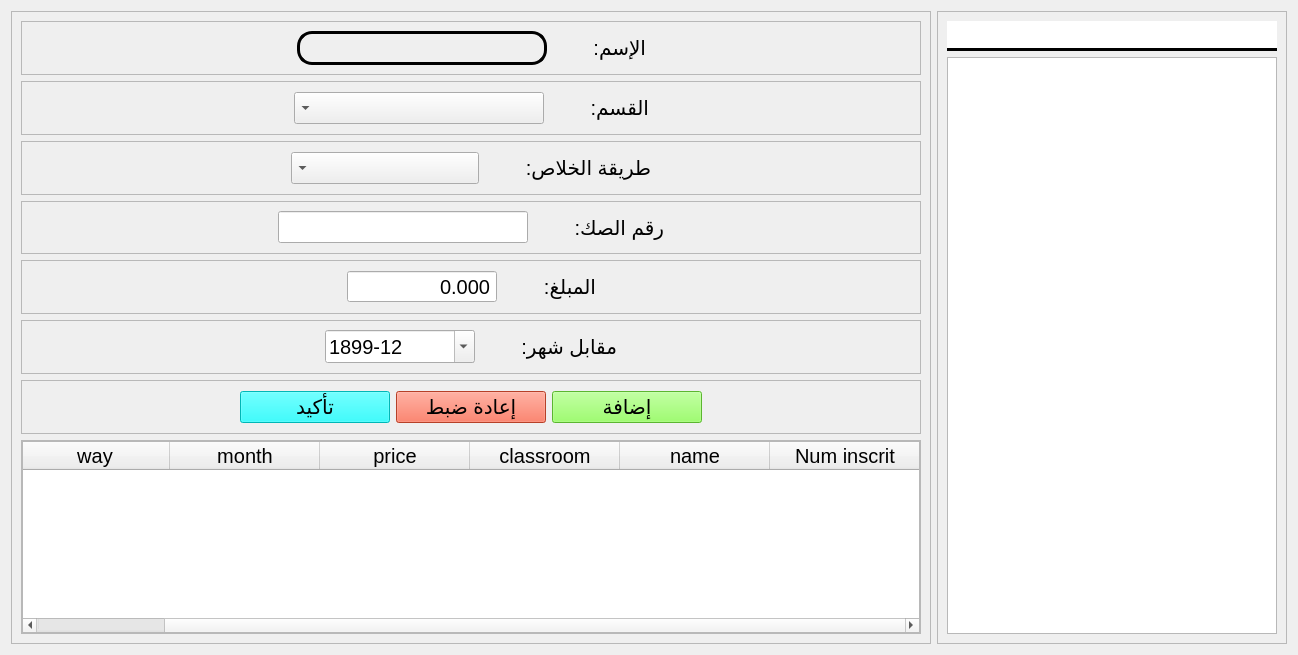
<?xml version="1.0" encoding="UTF-8"?>
<ui version="4.0">
 <class>Form</class>
 <widget class="QWidget" name="Form">
  <property name="geometry">
   <rect>
    <x>0</x>
    <y>0</y>
    <width>1298</width>
    <height>655</height>
   </rect>
  </property>
  <property name="windowTitle">
   <string>Form</string>
  </property>
  <layout class="QHBoxLayout" name="horizontalLayout">
   <item>
    <widget class="QFrame" name="frame_5">
     <property name="frameShape">
      <enum>QFrame::Shape::StyledPanel</enum>
     </property>
     <property name="frameShadow">
      <enum>QFrame::Shadow::Raised</enum>
     </property>
     <layout class="QVBoxLayout" name="verticalLayout">
      <item>
       <widget class="QFrame" name="frame_9">
        <property name="frameShape">
         <enum>QFrame::Shape::StyledPanel</enum>
        </property>
        <property name="frameShadow">
         <enum>QFrame::Shadow::Raised</enum>
        </property>
        <layout class="QHBoxLayout" name="horizontalLayout_7">
         <item>
          <spacer name="horizontalSpacer_3">
           <property name="orientation">
            <enum>Qt::Orientation::Horizontal</enum>
           </property>
           <property name="sizeHint" stdset="0">
            <size>
             <width>40</width>
             <height>20</height>
            </size>
           </property>
          </spacer>
         </item>
         <item>
          <widget class="QLabel" name="name">
           <property name="minimumSize">
            <size>
             <width>250</width>
             <height>0</height>
            </size>
           </property>
           <property name="maximumSize">
            <size>
             <width>16777215</width>
             <height>50</height>
            </size>
           </property>
           <property name="font">
            <font>
             <pointsize>15</pointsize>
            </font>
           </property>
           <property name="styleSheet">
            <string notr="true">border: 3px solid black; 
border-radius: 15px;
color: rgb(255, 255, 255);</string>
           </property>
           <property name="text">
            <string/>
           </property>
           <property name="alignment">
            <set>Qt::AlignmentFlag::AlignCenter</set>
           </property>
          </widget>
         </item>
         <item>
          <spacer name="horizontalSpacer_2">
           <property name="orientation">
            <enum>Qt::Orientation::Horizontal</enum>
           </property>
           <property name="sizeType">
            <enum>QSizePolicy::Policy::Fixed</enum>
           </property>
           <property name="sizeHint" stdset="0">
            <size>
             <width>40</width>
             <height>20</height>
            </size>
           </property>
          </spacer>
         </item>
         <item>
          <widget class="QLabel" name="label_6">
           <property name="font">
            <font>
             <pointsize>15</pointsize>
            </font>
           </property>
           <property name="text">
            <string>الإسم:</string>
           </property>
          </widget>
         </item>
         <item>
          <spacer name="horizontalSpacer">
           <property name="orientation">
            <enum>Qt::Orientation::Horizontal</enum>
           </property>
           <property name="sizeHint" stdset="0">
            <size>
             <width>40</width>
             <height>20</height>
            </size>
           </property>
          </spacer>
         </item>
        </layout>
       </widget>
      </item>
      <item>
       <widget class="QFrame" name="frame_7">
        <property name="frameShape">
         <enum>QFrame::Shape::StyledPanel</enum>
        </property>
        <property name="frameShadow">
         <enum>QFrame::Shadow::Raised</enum>
        </property>
        <layout class="QHBoxLayout" name="horizontalLayout_5">
         <item>
          <spacer name="horizontalSpacer_4">
           <property name="orientation">
            <enum>Qt::Orientation::Horizontal</enum>
           </property>
           <property name="sizeHint" stdset="0">
            <size>
             <width>237</width>
             <height>20</height>
            </size>
           </property>
          </spacer>
         </item>
         <item>
          <widget class="QComboBox" name="classroom">
           <property name="minimumSize">
            <size>
             <width>250</width>
             <height>30</height>
            </size>
           </property>
           <property name="font">
            <font>
             <pointsize>15</pointsize>
            </font>
           </property>
           <property name="layoutDirection">
            <enum>Qt::LayoutDirection::RightToLeft</enum>
           </property>
           <property name="editable">
            <bool>false</bool>
           </property>
          </widget>
         </item>
         <item>
          <spacer name="horizontalSpacer_10">
           <property name="orientation">
            <enum>Qt::Orientation::Horizontal</enum>
           </property>
           <property name="sizeType">
            <enum>QSizePolicy::Policy::Fixed</enum>
           </property>
           <property name="sizeHint" stdset="0">
            <size>
             <width>40</width>
             <height>20</height>
            </size>
           </property>
          </spacer>
         </item>
         <item>
          <widget class="QLabel" name="label_3">
           <property name="font">
            <font>
             <pointsize>15</pointsize>
            </font>
           </property>
           <property name="text">
            <string>القسم:</string>
           </property>
          </widget>
         </item>
         <item>
          <spacer name="horizontalSpacer_5">
           <property name="orientation">
            <enum>Qt::Orientation::Horizontal</enum>
           </property>
           <property name="sizeHint" stdset="0">
            <size>
             <width>237</width>
             <height>20</height>
            </size>
           </property>
          </spacer>
         </item>
        </layout>
       </widget>
      </item>
      <item>
       <widget class="QFrame" name="frame_12">
        <property name="frameShape">
         <enum>QFrame::Shape::StyledPanel</enum>
        </property>
        <property name="frameShadow">
         <enum>QFrame::Shadow::Raised</enum>
        </property>
        <layout class="QHBoxLayout" name="horizontalLayout_10">
         <item>
          <spacer name="horizontalSpacer_18">
           <property name="orientation">
            <enum>Qt::Orientation::Horizontal</enum>
           </property>
           <property name="sizeHint" stdset="0">
            <size>
             <width>237</width>
             <height>20</height>
            </size>
           </property>
          </spacer>
         </item>
         <item>
          <widget class="QComboBox" name="way">
           <property name="minimumSize">
            <size>
             <width>188</width>
             <height>30</height>
            </size>
           </property>
           <property name="font">
            <font>
             <pointsize>15</pointsize>
            </font>
           </property>
           <property name="layoutDirection">
            <enum>Qt::LayoutDirection::RightToLeft</enum>
           </property>
          </widget>
         </item>
         <item>
          <spacer name="horizontalSpacer_21">
           <property name="orientation">
            <enum>Qt::Orientation::Horizontal</enum>
           </property>
           <property name="sizeType">
            <enum>QSizePolicy::Policy::Fixed</enum>
           </property>
           <property name="sizeHint" stdset="0">
            <size>
             <width>40</width>
             <height>20</height>
            </size>
           </property>
          </spacer>
         </item>
         <item>
          <widget class="QLabel" name="label_4">
           <property name="font">
            <font>
             <pointsize>15</pointsize>
            </font>
           </property>
           <property name="text">
            <string>طريقة الخلاص:</string>
           </property>
          </widget>
         </item>
         <item>
          <spacer name="horizontalSpacer_22">
           <property name="orientation">
            <enum>Qt::Orientation::Horizontal</enum>
           </property>
           <property name="sizeHint" stdset="0">
            <size>
             <width>237</width>
             <height>20</height>
            </size>
           </property>
          </spacer>
         </item>
        </layout>
       </widget>
      </item>
      <item>
       <widget class="QFrame" name="frame_14">
        <property name="frameShape">
         <enum>QFrame::Shape::StyledPanel</enum>
        </property>
        <property name="frameShadow">
         <enum>QFrame::Shadow::Raised</enum>
        </property>
        <layout class="QHBoxLayout" name="horizontalLayout_12">
         <item>
          <spacer name="horizontalSpacer_23">
           <property name="orientation">
            <enum>Qt::Orientation::Horizontal</enum>
           </property>
           <property name="sizeHint" stdset="0">
            <size>
             <width>237</width>
             <height>20</height>
            </size>
           </property>
          </spacer>
         </item>
         <item>
          <widget class="QLineEdit" name="cheq_num">
           <property name="minimumSize">
            <size>
             <width>250</width>
             <height>25</height>
            </size>
           </property>
           <property name="maximumSize">
            <size>
             <width>250</width>
             <height>16777215</height>
            </size>
           </property>
           <property name="font">
            <font>
             <pointsize>15</pointsize>
            </font>
           </property>
           <property name="layoutDirection">
            <enum>Qt::LayoutDirection::RightToLeft</enum>
           </property>
           <property name="alignment">
            <set>Qt::AlignmentFlag::AlignRight|Qt::AlignmentFlag::AlignTrailing|Qt::AlignmentFlag::AlignVCenter</set>
           </property>
          </widget>
         </item>
         <item>
          <spacer name="horizontalSpacer_24">
           <property name="orientation">
            <enum>Qt::Orientation::Horizontal</enum>
           </property>
           <property name="sizeType">
            <enum>QSizePolicy::Policy::Fixed</enum>
           </property>
           <property name="sizeHint" stdset="0">
            <size>
             <width>40</width>
             <height>20</height>
            </size>
           </property>
          </spacer>
         </item>
         <item>
          <widget class="QLabel" name="label_8">
           <property name="font">
            <font>
             <pointsize>15</pointsize>
            </font>
           </property>
           <property name="text">
            <string>رقم الصك:</string>
           </property>
          </widget>
         </item>
         <item>
          <spacer name="horizontalSpacer_25">
           <property name="orientation">
            <enum>Qt::Orientation::Horizontal</enum>
           </property>
           <property name="sizeHint" stdset="0">
            <size>
             <width>237</width>
             <height>20</height>
            </size>
           </property>
          </spacer>
         </item>
        </layout>
       </widget>
      </item>
      <item>
       <widget class="QFrame" name="frame_8">
        <property name="frameShape">
         <enum>QFrame::Shape::StyledPanel</enum>
        </property>
        <property name="frameShadow">
         <enum>QFrame::Shadow::Raised</enum>
        </property>
        <layout class="QHBoxLayout" name="horizontalLayout_2">
         <item>
          <spacer name="horizontalSpacer_7">
           <property name="orientation">
            <enum>Qt::Orientation::Horizontal</enum>
           </property>
           <property name="sizeHint" stdset="0">
            <size>
             <width>237</width>
             <height>20</height>
            </size>
           </property>
          </spacer>
         </item>
         <item>
          <widget class="QDoubleSpinBox" name="price">
           <property name="minimumSize">
            <size>
             <width>150</width>
             <height>30</height>
            </size>
           </property>
           <property name="font">
            <font>
             <pointsize>15</pointsize>
            </font>
           </property>
           <property name="layoutDirection">
            <enum>Qt::LayoutDirection::RightToLeft</enum>
           </property>
           <property name="alignment">
            <set>Qt::AlignmentFlag::AlignRight|Qt::AlignmentFlag::AlignTrailing|Qt::AlignmentFlag::AlignVCenter</set>
           </property>
           <property name="buttonSymbols">
            <enum>QAbstractSpinBox::ButtonSymbols::NoButtons</enum>
           </property>
           <property name="decimals">
            <number>3</number>
           </property>
           <property name="maximum">
            <double>1000000000000000.000000000000000</double>
           </property>
          </widget>
         </item>
         <item>
          <spacer name="horizontalSpacer_11">
           <property name="orientation">
            <enum>Qt::Orientation::Horizontal</enum>
           </property>
           <property name="sizeType">
            <enum>QSizePolicy::Policy::Fixed</enum>
           </property>
           <property name="sizeHint" stdset="0">
            <size>
             <width>40</width>
             <height>20</height>
            </size>
           </property>
          </spacer>
         </item>
         <item>
          <widget class="QLabel" name="label_5">
           <property name="font">
            <font>
             <pointsize>15</pointsize>
            </font>
           </property>
           <property name="text">
            <string>المبلغ:</string>
           </property>
          </widget>
         </item>
         <item>
          <spacer name="horizontalSpacer_6">
           <property name="orientation">
            <enum>Qt::Orientation::Horizontal</enum>
           </property>
           <property name="sizeHint" stdset="0">
            <size>
             <width>237</width>
             <height>20</height>
            </size>
           </property>
          </spacer>
         </item>
        </layout>
       </widget>
      </item>
      <item>
       <widget class="QFrame" name="frame_34">
        <property name="frameShape">
         <enum>QFrame::Shape::StyledPanel</enum>
        </property>
        <property name="frameShadow">
         <enum>QFrame::Shadow::Raised</enum>
        </property>
        <layout class="QHBoxLayout" name="horizontalLayout_26">
         <item>
          <spacer name="horizontalSpacer_13">
           <property name="orientation">
            <enum>Qt::Orientation::Horizontal</enum>
           </property>
           <property name="sizeHint" stdset="0">
            <size>
             <width>237</width>
             <height>20</height>
            </size>
           </property>
          </spacer>
         </item>
         <item>
          <widget class="QDateEdit" name="date">
           <property name="minimumSize">
            <size>
             <width>150</width>
             <height>30</height>
            </size>
           </property>
           <property name="font">
            <font>
             <pointsize>15</pointsize>
            </font>
           </property>
           <property name="dateTime">
            <datetime>
             <hour>0</hour>
             <minute>0</minute>
             <second>0</second>
             <year>1899</year>
             <month>12</month>
             <day>24</day>
            </datetime>
           </property>
           <property name="displayFormat">
            <string>yyyy-MM</string>
           </property>
           <property name="calendarPopup">
            <bool>true</bool>
           </property>
          </widget>
         </item>
         <item>
          <spacer name="horizontalSpacer_17">
           <property name="orientation">
            <enum>Qt::Orientation::Horizontal</enum>
           </property>
           <property name="sizeType">
            <enum>QSizePolicy::Policy::Fixed</enum>
           </property>
           <property name="sizeHint" stdset="0">
            <size>
             <width>40</width>
             <height>20</height>
            </size>
           </property>
          </spacer>
         </item>
         <item>
          <widget class="QLabel" name="label_18">
           <property name="font">
            <font>
             <pointsize>15</pointsize>
            </font>
           </property>
           <property name="layoutDirection">
            <enum>Qt::LayoutDirection::RightToLeft</enum>
           </property>
           <property name="text">
            <string>مقابل شهر:</string>
           </property>
           <property name="alignment">
            <set>Qt::AlignmentFlag::AlignLeading|Qt::AlignmentFlag::AlignLeft|Qt::AlignmentFlag::AlignVCenter</set>
           </property>
          </widget>
         </item>
         <item>
          <spacer name="horizontalSpacer_12">
           <property name="orientation">
            <enum>Qt::Orientation::Horizontal</enum>
           </property>
           <property name="sizeHint" stdset="0">
            <size>
             <width>237</width>
             <height>20</height>
            </size>
           </property>
          </spacer>
         </item>
        </layout>
       </widget>
      </item>
      <item>
       <widget class="QFrame" name="frame_10">
        <property name="frameShape">
         <enum>QFrame::Shape::StyledPanel</enum>
        </property>
        <property name="frameShadow">
         <enum>QFrame::Shadow::Raised</enum>
        </property>
        <layout class="QHBoxLayout" name="horizontalLayout_8">
         <item>
          <spacer name="horizontalSpacer_8">
           <property name="orientation">
            <enum>Qt::Orientation::Horizontal</enum>
           </property>
           <property name="sizeHint" stdset="0">
            <size>
             <width>203</width>
             <height>20</height>
            </size>
           </property>
          </spacer>
         </item>
         <item>
          <widget class="QPushButton" name="confirm_btn">
           <property name="minimumSize">
            <size>
             <width>150</width>
             <height>30</height>
            </size>
           </property>
           <property name="font">
            <font>
             <pointsize>15</pointsize>
            </font>
           </property>
           <property name="styleSheet">
            <string notr="true">background-color: rgb(0, 255, 255);</string>
           </property>
           <property name="text">
            <string>تأكيد</string>
           </property>
          </widget>
         </item>
         <item>
          <widget class="QPushButton" name="reset_btn">
           <property name="minimumSize">
            <size>
             <width>150</width>
             <height>30</height>
            </size>
           </property>
           <property name="font">
            <font>
             <pointsize>15</pointsize>
            </font>
           </property>
           <property name="styleSheet">
            <string notr="true">background-color: rgb(255, 89, 56);</string>
           </property>
           <property name="text">
            <string>إعادة ضبط</string>
           </property>
          </widget>
         </item>
         <item>
          <widget class="QPushButton" name="add_btn">
           <property name="minimumSize">
            <size>
             <width>150</width>
             <height>30</height>
            </size>
           </property>
           <property name="font">
            <font>
             <pointsize>15</pointsize>
            </font>
           </property>
           <property name="styleSheet">
            <string notr="true">background-color: rgb(127, 255, 67);</string>
           </property>
           <property name="text">
            <string>إضافة</string>
           </property>
          </widget>
         </item>
         <item>
          <spacer name="horizontalSpacer_9">
           <property name="orientation">
            <enum>Qt::Orientation::Horizontal</enum>
           </property>
           <property name="sizeHint" stdset="0">
            <size>
             <width>202</width>
             <height>20</height>
            </size>
           </property>
          </spacer>
         </item>
        </layout>
       </widget>
      </item>
      <item>
       <widget class="QFrame" name="frame_6">
        <property name="sizePolicy">
         <sizepolicy hsizetype="Preferred" vsizetype="Maximum">
          <horstretch>0</horstretch>
          <verstretch>0</verstretch>
         </sizepolicy>
        </property>
        <property name="frameShape">
         <enum>QFrame::Shape::StyledPanel</enum>
        </property>
        <property name="frameShadow">
         <enum>QFrame::Shadow::Raised</enum>
        </property>
        <layout class="QHBoxLayout" name="horizontalLayout_4">
         <property name="spacing">
          <number>0</number>
         </property>
         <property name="leftMargin">
          <number>0</number>
         </property>
         <property name="topMargin">
          <number>0</number>
         </property>
         <property name="rightMargin">
          <number>0</number>
         </property>
         <property name="bottomMargin">
          <number>0</number>
         </property>
         <item>
          <widget class="QTableWidget" name="bill_tbl">
           <property name="font">
            <font>
             <pointsize>15</pointsize>
            </font>
           </property>
           <property name="layoutDirection">
            <enum>Qt::LayoutDirection::RightToLeft</enum>
           </property>
           <property name="editTriggers">
            <set>QAbstractItemView::EditTrigger::NoEditTriggers</set>
           </property>
           <property name="alternatingRowColors">
            <bool>true</bool>
           </property>
           <property name="selectionMode">
            <enum>QAbstractItemView::SelectionMode::SingleSelection</enum>
           </property>
           <property name="selectionBehavior">
            <enum>QAbstractItemView::SelectionBehavior::SelectRows</enum>
           </property>
           <property name="textElideMode">
            <enum>Qt::TextElideMode::ElideRight</enum>
           </property>
           <property name="verticalScrollMode">
            <enum>QAbstractItemView::ScrollMode::ScrollPerPixel</enum>
           </property>
           <property name="horizontalScrollMode">
            <enum>QAbstractItemView::ScrollMode::ScrollPerPixel</enum>
           </property>
           <property name="showGrid">
            <bool>false</bool>
           </property>
           <attribute name="horizontalHeaderDefaultSectionSize">
            <number>150</number>
           </attribute>
           <attribute name="verticalHeaderVisible">
            <bool>true</bool>
           </attribute>
           <column>
            <property name="text">
             <string>Num inscrit</string>
            </property>
           </column>
           <column>
            <property name="text">
             <string>name</string>
            </property>
           </column>
           <column>
            <property name="text">
             <string>classroom</string>
            </property>
           </column>
           <column>
            <property name="text">
             <string>price</string>
            </property>
           </column>
           <column>
            <property name="text">
             <string>month</string>
            </property>
           </column>
           <column>
            <property name="text">
             <string>way</string>
            </property>
           </column>
           <column>
            <property name="text">
             <string>N Cheque</string>
            </property>
           </column>
          </widget>
         </item>
        </layout>
       </widget>
      </item>
     </layout>
    </widget>
   </item>
   <item>
    <widget class="QFrame" name="frame_4">
     <property name="sizePolicy">
      <sizepolicy hsizetype="Fixed" vsizetype="Preferred">
       <horstretch>0</horstretch>
       <verstretch>0</verstretch>
      </sizepolicy>
     </property>
     <property name="minimumSize">
      <size>
       <width>350</width>
       <height>0</height>
      </size>
     </property>
     <property name="frameShape">
      <enum>QFrame::Shape::StyledPanel</enum>
     </property>
     <property name="frameShadow">
      <enum>QFrame::Shadow::Raised</enum>
     </property>
     <layout class="QVBoxLayout" name="verticalLayout_3">
      <item>
       <widget class="QLineEdit" name="search_student">
        <property name="minimumSize">
         <size>
          <width>0</width>
          <height>30</height>
         </size>
        </property>
        <property name="font">
         <font>
          <pointsize>15</pointsize>
         </font>
        </property>
        <property name="layoutDirection">
         <enum>Qt::LayoutDirection::RightToLeft</enum>
        </property>
        <property name="styleSheet">
         <string notr="true">border: 3px solid black;
border-left: none;
border-right: none;
border-top: none 
</string>
        </property>
       </widget>
      </item>
      <item>
       <widget class="QTableView" name="student_list">
        <property name="font">
         <font>
          <pointsize>15</pointsize>
         </font>
        </property>
        <property name="layoutDirection">
         <enum>Qt::LayoutDirection::RightToLeft</enum>
        </property>
        <property name="editTriggers">
         <set>QAbstractItemView::EditTrigger::NoEditTriggers</set>
        </property>
        <property name="alternatingRowColors">
         <bool>true</bool>
        </property>
        <property name="selectionMode">
         <enum>QAbstractItemView::SelectionMode::SingleSelection</enum>
        </property>
        <property name="selectionBehavior">
         <enum>QAbstractItemView::SelectionBehavior::SelectRows</enum>
        </property>
        <property name="verticalScrollMode">
         <enum>QAbstractItemView::ScrollMode::ScrollPerPixel</enum>
        </property>
        <property name="horizontalScrollMode">
         <enum>QAbstractItemView::ScrollMode::ScrollPerPixel</enum>
        </property>
        <property name="showGrid">
         <bool>false</bool>
        </property>
        <attribute name="horizontalHeaderMinimumSectionSize">
         <number>150</number>
        </attribute>
       </widget>
      </item>
     </layout>
    </widget>
   </item>
  </layout>
 </widget>
 <resources/>
 <connections/>
</ui>
